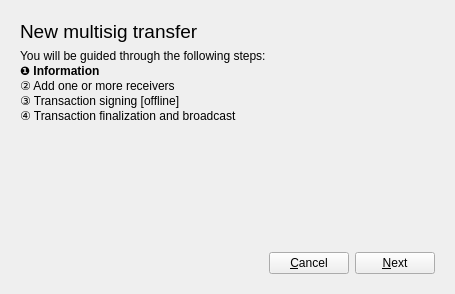
<?xml version="1.0" encoding="UTF-8"?>
<ui version="4.0">
 <class>MultisigTransferWidget</class>
 <widget class="QWidget" name="MultisigTransferWidget">
  <property name="geometry">
   <rect>
    <x>0</x>
    <y>0</y>
    <width>455</width>
    <height>294</height>
   </rect>
  </property>
  <property name="windowTitle">
   <string>Form</string>
  </property>
  <layout class="QVBoxLayout" name="verticalLayout">
   <item>
    <widget class="QStackedWidget" name="stackedWidget">
     <property name="currentIndex">
      <number>0</number>
     </property>
     <widget class="QWidget" name="page">
      <layout class="QVBoxLayout" name="verticalLayout_2">
       <item>
        <widget class="QLabel" name="label">
         <property name="text">
          <string>&lt;html&gt;&lt;head/&gt;&lt;body&gt;&lt;p&gt;&lt;span style=&quot; font-size:14pt;&quot;&gt;New multisig transfer&lt;/span&gt;&lt;/p&gt;&lt;/body&gt;&lt;/html&gt;</string>
         </property>
        </widget>
       </item>
       <item>
        <widget class="QLabel" name="label_2">
         <property name="text">
          <string>You will be guided through the following steps:&lt;br /&gt;
&lt;b&gt;&amp;#10102; Information&lt;/b&gt;&lt;br /&gt;
&amp;#9313; Add one or more receivers&lt;br /&gt;
&amp;#9314; Transaction signing [offline]&lt;br /&gt;
&amp;#9315; Transaction finalization and broadcast</string>
         </property>
         <property name="wordWrap">
          <bool>true</bool>
         </property>
        </widget>
       </item>
       <item>
        <spacer name="verticalSpacer">
         <property name="orientation">
          <enum>Qt::Vertical</enum>
         </property>
         <property name="sizeHint" stdset="0">
          <size>
           <width>20</width>
           <height>91</height>
          </size>
         </property>
        </spacer>
       </item>
       <item>
        <layout class="QHBoxLayout" name="horizontalLayout">
         <item>
          <spacer name="horizontalSpacer">
           <property name="orientation">
            <enum>Qt::Horizontal</enum>
           </property>
           <property name="sizeHint" stdset="0">
            <size>
             <width>40</width>
             <height>20</height>
            </size>
           </property>
          </spacer>
         </item>
         <item>
          <widget class="QPushButton" name="infoCancelButton">
           <property name="text">
            <string>&amp;Cancel</string>
           </property>
          </widget>
         </item>
         <item>
          <widget class="QPushButton" name="infoNextButton">
           <property name="text">
            <string>&amp;Next</string>
           </property>
          </widget>
         </item>
        </layout>
       </item>
      </layout>
     </widget>
     <widget class="QWidget" name="page_2">
      <layout class="QVBoxLayout" name="verticalLayout_3">
       <item>
        <widget class="QLabel" name="label_4">
         <property name="text">
          <string>&lt;html&gt;&lt;head/&gt;&lt;body&gt;&lt;p&gt;&lt;span style=&quot; font-size:14pt;&quot;&gt;&amp;#10103; Add one or more receivers&lt;/span&gt;&lt;/p&gt;&lt;/body&gt;&lt;/html&gt;</string>
         </property>
        </widget>
       </item>
       <item>
        <layout class="QHBoxLayout" name="horizontalLayout_4">
         <item>
          <widget class="QLabel" name="label_3">
           <property name="text">
            <string>Available balance (iota):</string>
           </property>
          </widget>
         </item>
         <item>
          <widget class="QLabel" name="rBalanceLabel">
           <property name="styleSheet">
            <string notr="true">QLabel {
	font-weight: bold;
}</string>
           </property>
           <property name="text">
            <string>checking...</string>
           </property>
           <property name="textInteractionFlags">
            <set>Qt::LinksAccessibleByMouse|Qt::TextSelectableByMouse</set>
           </property>
          </widget>
         </item>
         <item>
          <spacer name="horizontalSpacer_4">
           <property name="orientation">
            <enum>Qt::Horizontal</enum>
           </property>
           <property name="sizeHint" stdset="0">
            <size>
             <width>40</width>
             <height>20</height>
            </size>
           </property>
          </spacer>
         </item>
        </layout>
       </item>
       <item>
        <layout class="QHBoxLayout" name="horizontalLayout_2">
         <item>
          <widget class="QLabel" name="label_14">
           <property name="text">
            <string>Optional tag:</string>
           </property>
          </widget>
         </item>
         <item>
          <widget class="QLineEdit" name="tagLinEdit">
           <property name="maxLength">
            <number>27</number>
           </property>
           <property name="placeholderText">
            <string>(A-Z9, max 27 long)</string>
           </property>
           <property name="clearButtonEnabled">
            <bool>true</bool>
           </property>
          </widget>
         </item>
         <item>
          <spacer name="horizontalSpacer_2">
           <property name="orientation">
            <enum>Qt::Horizontal</enum>
           </property>
           <property name="sizeHint" stdset="0">
            <size>
             <width>40</width>
             <height>20</height>
            </size>
           </property>
          </spacer>
         </item>
         <item>
          <widget class="QPushButton" name="rRemoveButton">
           <property name="text">
            <string>&amp;Remove</string>
           </property>
          </widget>
         </item>
         <item>
          <widget class="QPushButton" name="rAddButton">
           <property name="text">
            <string>&amp;Add</string>
           </property>
          </widget>
         </item>
        </layout>
       </item>
       <item>
        <widget class="QScrollArea" name="rScrollArea">
         <property name="widgetResizable">
          <bool>true</bool>
         </property>
         <widget class="QWidget" name="scrollAreaWidgetContents">
          <property name="geometry">
           <rect>
            <x>0</x>
            <y>0</y>
            <width>417</width>
            <height>120</height>
           </rect>
          </property>
          <layout class="QVBoxLayout" name="scrollAreaLayout"/>
         </widget>
        </widget>
       </item>
       <item>
        <layout class="QHBoxLayout" name="horizontalLayout_3">
         <item>
          <spacer name="horizontalSpacer_3">
           <property name="orientation">
            <enum>Qt::Horizontal</enum>
           </property>
           <property name="sizeHint" stdset="0">
            <size>
             <width>40</width>
             <height>20</height>
            </size>
           </property>
          </spacer>
         </item>
         <item>
          <widget class="QPushButton" name="rCancelButton">
           <property name="text">
            <string>&amp;Cancel</string>
           </property>
          </widget>
         </item>
         <item>
          <widget class="QPushButton" name="rNextButton">
           <property name="text">
            <string>&amp;Next</string>
           </property>
          </widget>
         </item>
        </layout>
       </item>
      </layout>
     </widget>
     <widget class="QWidget" name="page_3">
      <layout class="QVBoxLayout" name="verticalLayout_4">
       <item>
        <widget class="QLabel" name="label_5">
         <property name="text">
          <string>&lt;html&gt;&lt;head/&gt;&lt;body&gt;&lt;p&gt;&lt;span style=&quot; font-size:14pt;&quot;&gt;&amp;#10104; Transaction signing [offline]&lt;/span&gt;&lt;/p&gt;&lt;/body&gt;&lt;/html&gt;</string>
         </property>
        </widget>
       </item>
       <item>
        <widget class="QLabel" name="label_6">
         <property name="text">
          <string>Your multisig transaction has been successfully prepared.&lt;br /&gt;
The next step requires the &lt;b&gt;offline signing&lt;/b&gt; device to sign your transfer which has been saved inside the wallet file.&lt;br /&gt;&lt;br /&gt;
Please close the application and open your wallet file with IOTAcooler on your &lt;b&gt;offline&lt;/b&gt; device, in order to proceed.</string>
         </property>
         <property name="wordWrap">
          <bool>true</bool>
         </property>
        </widget>
       </item>
       <item>
        <spacer name="verticalSpacer_2">
         <property name="orientation">
          <enum>Qt::Vertical</enum>
         </property>
         <property name="sizeHint" stdset="0">
          <size>
           <width>20</width>
           <height>40</height>
          </size>
         </property>
        </spacer>
       </item>
       <item>
        <layout class="QHBoxLayout" name="horizontalLayout_5">
         <item>
          <spacer name="horizontalSpacer_5">
           <property name="orientation">
            <enum>Qt::Horizontal</enum>
           </property>
           <property name="sizeHint" stdset="0">
            <size>
             <width>40</width>
             <height>20</height>
            </size>
           </property>
          </spacer>
         </item>
         <item>
          <widget class="QPushButton" name="goOfflineAbortTransactionButton">
           <property name="focusPolicy">
            <enum>Qt::NoFocus</enum>
           </property>
           <property name="toolTip">
            <string>The current unsigned transaction is cancelled and undone</string>
           </property>
           <property name="text">
            <string>&amp;Abort current transaction</string>
           </property>
          </widget>
         </item>
         <item>
          <widget class="QPushButton" name="onlineSignQuitButton">
           <property name="text">
            <string>&amp;Quit</string>
           </property>
           <property name="autoDefault">
            <bool>false</bool>
           </property>
           <property name="default">
            <bool>false</bool>
           </property>
          </widget>
         </item>
        </layout>
       </item>
      </layout>
     </widget>
     <widget class="QWidget" name="page_4">
      <layout class="QVBoxLayout" name="verticalLayout_5">
       <item>
        <widget class="QLabel" name="label_7">
         <property name="text">
          <string>&lt;html&gt;&lt;head/&gt;&lt;body&gt;&lt;p&gt;&lt;span style=&quot; font-size:14pt;&quot;&gt;&amp;#10104; Transaction signing [offline]&lt;/span&gt;&lt;/p&gt;&lt;/body&gt;&lt;/html&gt;</string>
         </property>
        </widget>
       </item>
       <item>
        <layout class="QHBoxLayout" name="horizontalLayout_9">
         <item>
          <widget class="QLabel" name="label_12">
           <property name="text">
            <string>Offline signer seed:</string>
           </property>
          </widget>
         </item>
         <item>
          <widget class="QLineEdit" name="offlineSeedLineEdit">
           <property name="placeholderText">
            <string>enter your offline IOTA seed...</string>
           </property>
          </widget>
         </item>
        </layout>
       </item>
       <item>
        <widget class="QLabel" name="label_8">
         <property name="text">
          <string>Please confirm the following transaction...</string>
         </property>
        </widget>
       </item>
       <item>
        <widget class="QTextEdit" name="confirmTxTextArea">
         <property name="readOnly">
          <bool>true</bool>
         </property>
        </widget>
       </item>
       <item>
        <layout class="QHBoxLayout" name="horizontalLayout_6">
         <item>
          <spacer name="horizontalSpacer_6">
           <property name="orientation">
            <enum>Qt::Horizontal</enum>
           </property>
           <property name="sizeHint" stdset="0">
            <size>
             <width>40</width>
             <height>20</height>
            </size>
           </property>
          </spacer>
         </item>
         <item>
          <widget class="QPushButton" name="offlineSignAbortTransactionButton">
           <property name="focusPolicy">
            <enum>Qt::NoFocus</enum>
           </property>
           <property name="toolTip">
            <string>The current unsigned transaction is cancelled and undone</string>
           </property>
           <property name="text">
            <string>&amp;Abort current transaction</string>
           </property>
          </widget>
         </item>
         <item>
          <widget class="QPushButton" name="offlineSignConfirmButton">
           <property name="text">
            <string>&amp;Confirm</string>
           </property>
          </widget>
         </item>
        </layout>
       </item>
      </layout>
     </widget>
     <widget class="QWidget" name="page_5">
      <layout class="QVBoxLayout" name="verticalLayout_6">
       <item>
        <widget class="QLabel" name="label_9">
         <property name="text">
          <string>&lt;html&gt;&lt;head/&gt;&lt;body&gt;&lt;p&gt;&lt;span style=&quot; font-size:14pt;&quot;&gt;&amp;#10104; Transaction signing [offline]&lt;/span&gt;&lt;/p&gt;&lt;/body&gt;&lt;/html&gt;</string>
         </property>
        </widget>
       </item>
       <item>
        <layout class="QHBoxLayout" name="horizontalLayout_8">
         <item>
          <widget class="QLabel" name="coldSignStatusLabel">
           <property name="text">
            <string>Signing...</string>
           </property>
          </widget>
         </item>
         <item>
          <widget class="QProgressBar" name="coldSignProgressBar">
           <property name="minimum">
            <number>0</number>
           </property>
           <property name="maximum">
            <number>0</number>
           </property>
           <property name="value">
            <number>-1</number>
           </property>
          </widget>
         </item>
        </layout>
       </item>
       <item>
        <widget class="QLabel" name="coldSignResultLabel">
         <property name="text">
          <string>r</string>
         </property>
         <property name="wordWrap">
          <bool>true</bool>
         </property>
         <property name="textInteractionFlags">
          <set>Qt::LinksAccessibleByMouse|Qt::TextSelectableByMouse</set>
         </property>
        </widget>
       </item>
       <item>
        <spacer name="verticalSpacer_3">
         <property name="orientation">
          <enum>Qt::Vertical</enum>
         </property>
         <property name="sizeHint" stdset="0">
          <size>
           <width>20</width>
           <height>117</height>
          </size>
         </property>
        </spacer>
       </item>
       <item>
        <layout class="QHBoxLayout" name="horizontalLayout_7">
         <item>
          <spacer name="horizontalSpacer_7">
           <property name="orientation">
            <enum>Qt::Horizontal</enum>
           </property>
           <property name="sizeHint" stdset="0">
            <size>
             <width>40</width>
             <height>20</height>
            </size>
           </property>
          </spacer>
         </item>
         <item>
          <widget class="QPushButton" name="offlineSigningProgressAbortTxButton">
           <property name="focusPolicy">
            <enum>Qt::NoFocus</enum>
           </property>
           <property name="toolTip">
            <string>The current unsigned transaction is cancelled and undone</string>
           </property>
           <property name="text">
            <string>&amp;Abort current transaction</string>
           </property>
          </widget>
         </item>
         <item>
          <widget class="QPushButton" name="offlineSigningTxNextButton">
           <property name="enabled">
            <bool>false</bool>
           </property>
           <property name="text">
            <string>&amp;Next</string>
           </property>
          </widget>
         </item>
        </layout>
       </item>
      </layout>
     </widget>
     <widget class="QWidget" name="page_6">
      <layout class="QVBoxLayout" name="verticalLayout_8">
       <item>
        <widget class="QLabel" name="label_10">
         <property name="text">
          <string>&lt;html&gt;&lt;head/&gt;&lt;body&gt;&lt;p&gt;&lt;span style=&quot; font-size:14pt;&quot;&gt;&amp;#10105; Transaction finalization and broadcast&lt;/span&gt;&lt;/p&gt;&lt;/body&gt;&lt;/html&gt;</string>
         </property>
        </widget>
       </item>
       <item>
        <widget class="QLabel" name="label_13">
         <property name="text">
          <string>Your multisig transaction has been successfully signed.&lt;br /&gt;
The next step requires the &lt;b&gt;online signing&lt;/b&gt; device to finalize and broadcast your transaction to the IOTA network.&lt;br /&gt;&lt;br /&gt;</string>
         </property>
         <property name="wordWrap">
          <bool>true</bool>
         </property>
        </widget>
       </item>
       <item>
        <widget class="QLabel" name="broadcastOfflineDeviceLabel">
         <property name="text">
          <string>Please close the application and open your wallet file with IOTAcooler on your &lt;b&gt;online&lt;/b&gt; device, in order to proceed.</string>
         </property>
         <property name="wordWrap">
          <bool>true</bool>
         </property>
        </widget>
       </item>
       <item>
        <spacer name="verticalSpacer_5">
         <property name="orientation">
          <enum>Qt::Vertical</enum>
         </property>
         <property name="sizeHint" stdset="0">
          <size>
           <width>20</width>
           <height>74</height>
          </size>
         </property>
        </spacer>
       </item>
       <item>
        <layout class="QHBoxLayout" name="horizontalLayout_10">
         <item>
          <spacer name="horizontalSpacer_8">
           <property name="orientation">
            <enum>Qt::Horizontal</enum>
           </property>
           <property name="sizeHint" stdset="0">
            <size>
             <width>40</width>
             <height>20</height>
            </size>
           </property>
          </spacer>
         </item>
         <item>
          <widget class="QPushButton" name="broadcastAbortTxButton">
           <property name="focusPolicy">
            <enum>Qt::NoFocus</enum>
           </property>
           <property name="toolTip">
            <string>The current unsigned transaction is cancelled and undone</string>
           </property>
           <property name="text">
            <string>&amp;Abort current transaction</string>
           </property>
          </widget>
         </item>
         <item>
          <widget class="QPushButton" name="txFinalQuitButton">
           <property name="text">
            <string>&amp;Quit</string>
           </property>
          </widget>
         </item>
        </layout>
       </item>
      </layout>
     </widget>
     <widget class="QWidget" name="page_8">
      <layout class="QVBoxLayout" name="verticalLayout_9">
       <item>
        <widget class="QLabel" name="label_15">
         <property name="text">
          <string>&lt;html&gt;&lt;head/&gt;&lt;body&gt;&lt;p&gt;&lt;span style=&quot; font-size:14pt;&quot;&gt;&amp;#10105; Transaction finalization and broadcast&lt;/span&gt;&lt;/p&gt;&lt;/body&gt;&lt;/html&gt;</string>
         </property>
        </widget>
       </item>
       <item>
        <widget class="QLabel" name="label_16">
         <property name="text">
          <string>Your multisig transaction has been successfully signed.&lt;br /&gt;
The next step requires the &lt;b&gt;online signing&lt;/b&gt; device to finalize and broadcast your transaction to the IOTA network.&lt;br /&gt;&lt;br /&gt;</string>
         </property>
         <property name="wordWrap">
          <bool>true</bool>
         </property>
        </widget>
       </item>
       <item>
        <spacer name="verticalSpacer_6">
         <property name="orientation">
          <enum>Qt::Vertical</enum>
         </property>
         <property name="sizeHint" stdset="0">
          <size>
           <width>20</width>
           <height>85</height>
          </size>
         </property>
        </spacer>
       </item>
       <item>
        <layout class="QHBoxLayout" name="horizontalLayout_13">
         <item>
          <spacer name="horizontalSpacer_10">
           <property name="orientation">
            <enum>Qt::Horizontal</enum>
           </property>
           <property name="sizeHint" stdset="0">
            <size>
             <width>40</width>
             <height>20</height>
            </size>
           </property>
          </spacer>
         </item>
         <item>
          <widget class="QPushButton" name="broadcastAbortTxButton_2">
           <property name="focusPolicy">
            <enum>Qt::NoFocus</enum>
           </property>
           <property name="toolTip">
            <string>The current unsigned transaction is cancelled and undone</string>
           </property>
           <property name="text">
            <string>&amp;Abort current transaction</string>
           </property>
          </widget>
         </item>
         <item>
          <widget class="QPushButton" name="txFinalNextButton">
           <property name="text">
            <string>&amp;Next</string>
           </property>
          </widget>
         </item>
        </layout>
       </item>
      </layout>
     </widget>
     <widget class="QWidget" name="page_7">
      <layout class="QVBoxLayout" name="verticalLayout_10">
       <item>
        <widget class="QLabel" name="label_11">
         <property name="text">
          <string>&lt;html&gt;&lt;head/&gt;&lt;body&gt;&lt;p&gt;&lt;span style=&quot; font-size:14pt;&quot;&gt;&amp;#10105; Transaction finalization and broadcast&lt;/span&gt;&lt;/p&gt;&lt;/body&gt;&lt;/html&gt;</string>
         </property>
        </widget>
       </item>
       <item>
        <widget class="QLabel" name="broadcastProgressStatusLabel">
         <property name="text">
          <string>Finalizing and broadcasting transaction...</string>
         </property>
        </widget>
       </item>
       <item>
        <widget class="QProgressBar" name="broadcastProgressBar">
         <property name="maximum">
          <number>0</number>
         </property>
         <property name="value">
          <number>-1</number>
         </property>
        </widget>
       </item>
       <item>
        <widget class="QScrollArea" name="scrollArea">
         <property name="frameShape">
          <enum>QFrame::NoFrame</enum>
         </property>
         <property name="widgetResizable">
          <bool>true</bool>
         </property>
         <widget class="QWidget" name="scrollAreaWidgetContents_2">
          <property name="geometry">
           <rect>
            <x>0</x>
            <y>0</y>
            <width>98</width>
            <height>83</height>
           </rect>
          </property>
          <layout class="QVBoxLayout" name="verticalLayout_7">
           <item>
            <widget class="QLabel" name="broadcastResultLabel">
             <property name="text">
              <string>r</string>
             </property>
             <property name="wordWrap">
              <bool>true</bool>
             </property>
             <property name="openExternalLinks">
              <bool>true</bool>
             </property>
             <property name="textInteractionFlags">
              <set>Qt::LinksAccessibleByMouse|Qt::TextSelectableByMouse</set>
             </property>
            </widget>
           </item>
           <item>
            <spacer name="verticalSpacer_4">
             <property name="orientation">
              <enum>Qt::Vertical</enum>
             </property>
             <property name="sizeHint" stdset="0">
              <size>
               <width>20</width>
               <height>40</height>
              </size>
             </property>
            </spacer>
           </item>
          </layout>
         </widget>
        </widget>
       </item>
       <item>
        <layout class="QHBoxLayout" name="horizontalLayout_12">
         <item>
          <spacer name="horizontalSpacer_9">
           <property name="orientation">
            <enum>Qt::Horizontal</enum>
           </property>
           <property name="sizeHint" stdset="0">
            <size>
             <width>40</width>
             <height>20</height>
            </size>
           </property>
          </spacer>
         </item>
         <item>
          <widget class="QPushButton" name="broadcastFinishButton">
           <property name="enabled">
            <bool>false</bool>
           </property>
           <property name="text">
            <string>&amp;Finish</string>
           </property>
          </widget>
         </item>
        </layout>
       </item>
      </layout>
     </widget>
    </widget>
   </item>
  </layout>
 </widget>
 <resources/>
 <connections>
  <connection>
   <sender>offlineSeedLineEdit</sender>
   <signal>returnPressed()</signal>
   <receiver>offlineSignConfirmButton</receiver>
   <slot>click()</slot>
   <hints>
    <hint type="sourcelabel">
     <x>277</x>
     <y>57</y>
    </hint>
    <hint type="destinationlabel">
     <x>406</x>
     <y>270</y>
    </hint>
   </hints>
  </connection>
 </connections>
</ui>
